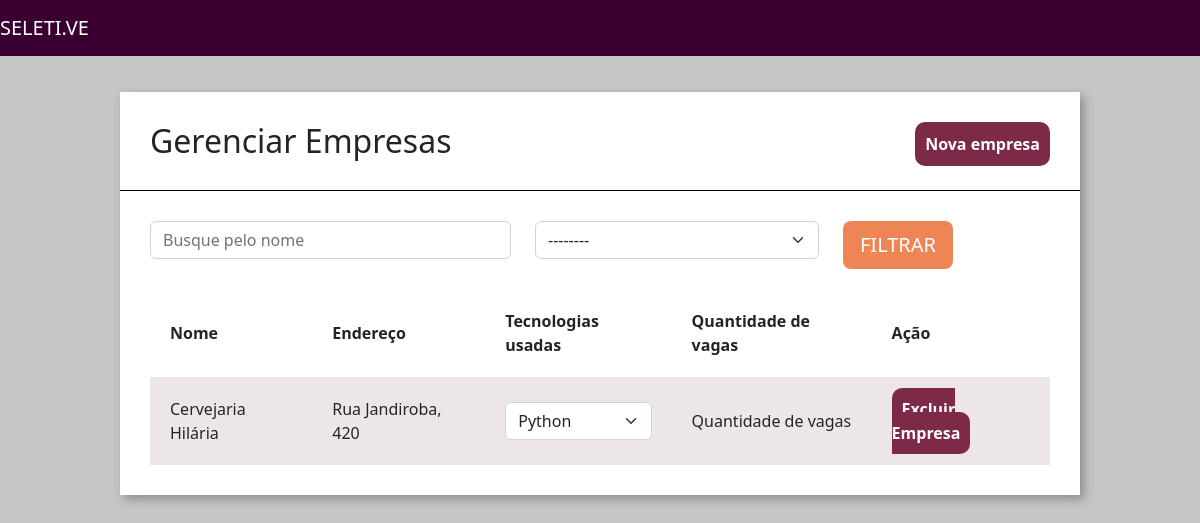
The app's page /home/empresas/, older data.
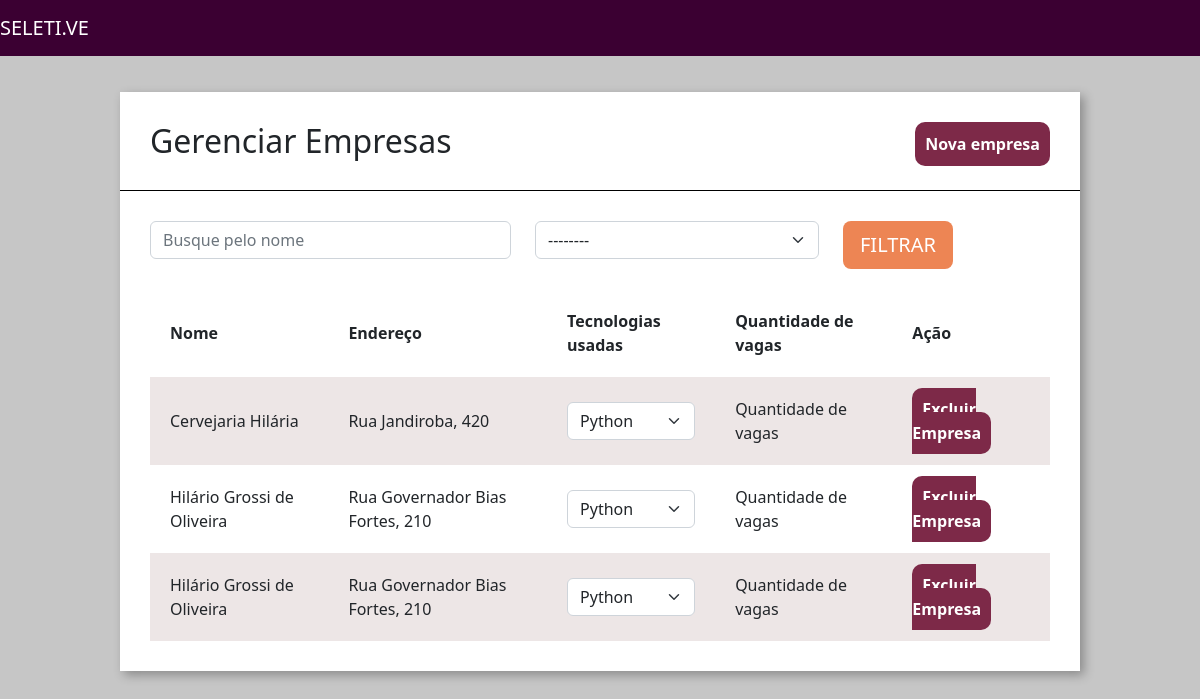
The same page, newer data.
### empresa/models.py (models this page shows, shortened)
class Empresa(models.Model):
    choice_nicho_mercado = (
        ('M', 'Markenting'),
        ('N', 'Nutrição'),
        ('D', 'Disign'),
        ('T', 'Tecnologia')
    )
    logo = models.ImageField(upload_to="logo_empresa", null=True)
    nome = models.CharField(max_length=30)
    email = models.EmailField()
    cidade = models.CharField(max_length=30)
    endereco = models.CharField(max_length=30)
    caracteristica_empresa = models.TextField()
    nicho_mercado = models.CharField(max_length=3, choices=choice_nicho_mercado)
    tecnologias = models.ManyToManyField(Tecnologias)

### empresa/views.py (the view)
# urls.py: path('empresas/', views.empresas, name="empresas"),
def empresas(request):
    empresas = Empresa.objects.all()
    return render(request, 'empresas.html', {'empresas': empresas})

### empresa/models.py (called while the page is built)
    def __str__(self):
        return self.tecnologia

### empresa/templatestags/filtro.py (called while the page is built)
@register.filter(name="is_par")
def is_par(valor):
    return True if valor % 2 == 0 else False

### empresa/templates/empresas.html (shortened to what this page needs)
{% extends 'base.html' %}
{% load static %}
{% load filtro %}
{% block 'head' %}
    <link href="{% static 'empresa/css/empresas.css' %}" rel="stylesheet">
{% endblock%}
{% block 'body' %}
<div class="wrapper">
    <div class="box">
        <div class="header-box">
            <h2 class="titulo">Gerenciar Empresas</h2>
            <a href="{% url 'nova_empresa'  %}" class="btn-nova-empresa">Nova empresa</a>
        </div>
        <div class="borda-box"></div>
        <div class="body-box">
            <form>
                <div class="row">
                    <div class="col-md-5">
                        <input type="text" placeholder="Busque pelo nome" class="form-control" name="nome">
                    </div>
                    <div class="col-md-4">
                        <select class="form-select" name="tecnologias">
                            <option value="">--------</option>
                        </select>
                    </div>
                    <div class="col-md-3">
                        <input type="submit" value="FILTRAR" class="btn btn-lg btn-orange">
                    </div>
                </div>
            </form>
            <table class="tabela" cellpadding="20">
                <tr>
                    <th>Nome</th>
                    <th>Endereço</th>
                    <th>Tecnologias usadas</th>
                    <th>Quantidade de vagas</th>
                    <th>Ação</th>
                </tr>
                {% for empresa in empresas %}
                    <tr {% if not forloop.counter|is_par %} class="tabela-linha" {% endif %}>
                        <td>{{empresa.nome}}</td>
                        <td>{{empresa.endereco}}</td>
                        <td>
                            <select class="form-select">
                                {% for tech in empresa.tecnologias.all %}
                                    <option>{{tech}}</option>
                                {% endfor %}
                            </select>
                        </td>
                        <td>
                            Quantidade de vagas
                        </td>
                        <td>
                            <a href="{% url 'excluir_empresa' empresa.id %}" class="btn-excluir">Excluir Empresa</a>
                        </td>
                    </tr>
                {% endfor %}
            </table>
        </div>
    </div>
</div>
{% endblock%}

Row changes from the older to the newer data that the page shows:
added Empresa: nome "Hilário Grossi de Oliveira", endereco "Rua Governador Bias Fortes, 210"
added Empresa: nome "Hilário Grossi de Oliveira", endereco "Rua Governador Bias Fortes, 210"
